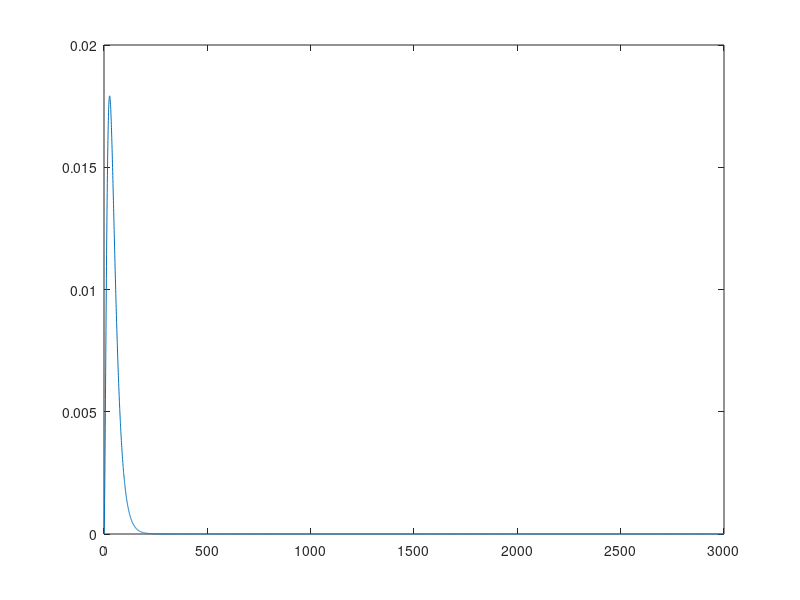
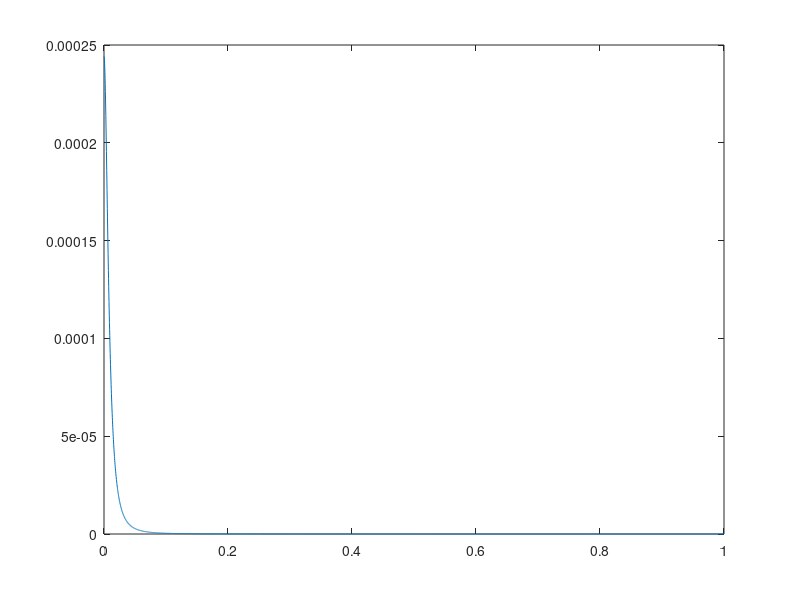
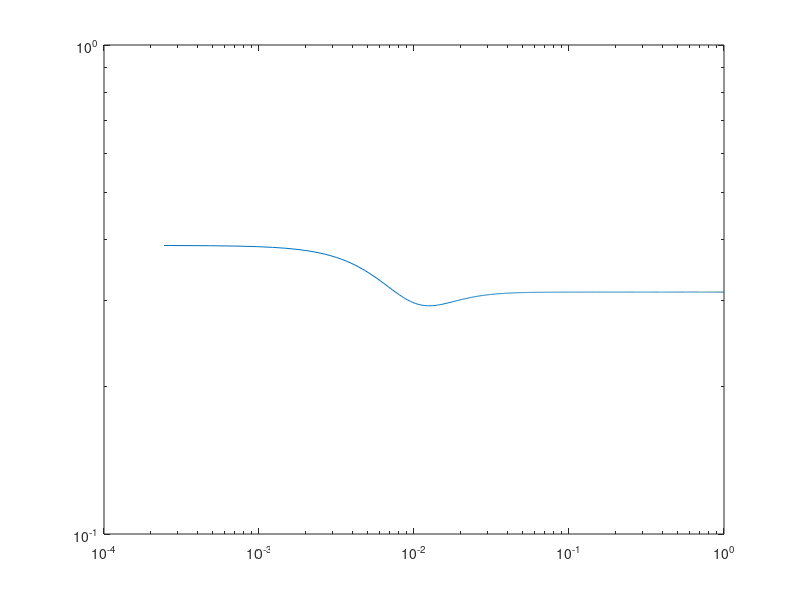
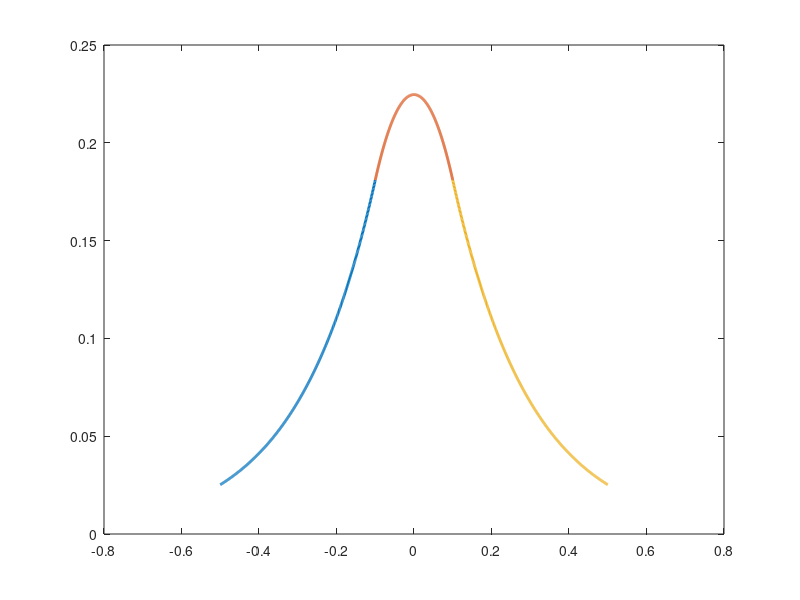

These charts were generated, in order, by the following MATLAB code: (Note: this script raises an error after producing the figures.)
% Solutions of the Krausz-Naka model of photoreceptor cell/horizontal cell
% interactions in the catfish retina. This first bit computes responses to
% steady inputs, and the later bits compute the frequency response.

clear all
close all
clc

% Work in time units of milliseconds
lh = 0.267;                     % The space constant of electrical diffusion in the horizontal cell layer
A = 3000;
tau = 24.8;
t0 = 0.022;

% First, set up k and khat. We do this by taking the inverse Fourier
% transform of the function k(t), which is given in the text. We plot k(t)
% just for fun, to make sure it looks OK

Fs = 2;              % sampling frequency
t = 0:1/Fs:3000;             % time vector
L = length(t);              % signal length

k = (3/tau)*exp(-(t-t0)/tau).*(1 - exp(-(t-t0)/tau) ).^2;   % From the Krausz-Naka paper.
figure(1)
plot(t,k)

n = 2^nextpow2(L);          % Extend sample length and pad with zeros
khat = fft(k,n)/n;          % Take the FFT.
f = Fs*(0:(n/2))/n;         % Define the frequencies for the frequency domain
figure(2)
plot(f,abs(khat(1:n/2+1)))

% Once we know the FT of k, we can then calculate alpha(w).
alpha = (1 + A*khat).^0.5/lh;
alpha0 = (1+A*khat(1))^0.5/lh;      % The zero frequency value of alpha
fullfield = 1/(alpha0^2*lh^2)

%% Computation of the frequency response of the bar/field ratio at x=0
R = 0.1;           % Make the spot small
x = 0;

F = (2 - exp(-alpha.*(x+R)) - exp(alpha.*(x-R)));
ratio = F/2;

figure(3)
loglog(f,abs(ratio(1:n/2+1)))

%% Response to a steady bar of width 2R, by direct calculation and then by convolution. Plot on same graph, to compare

% To get a steady response, choose alpha to be the value at 0 frequency. So
% use alpha0 here.

R = 0.1;                            % A reasonably wide bar, but not too wide
upper = 5*R;
lower = upper;

% Calculate the bar response in three pieces, just for convenience. To the
% left of the bar, inside the bar, and then to the right of the bar.
x1 = linspace(-lower,-R,500);
G1 = (1/(2*alpha0*alpha0*lh*lh))*(exp(alpha0*(x1+R)) - exp(-alpha0*abs(R-x1)));
figure(4)
plot(x1,G1,'LineWidth',2)
hold on

x2 = linspace(-R,R,500);
G2 = (1/(2*alpha0*alpha0*lh*lh))*( 2 - (exp(alpha0*(x2-R)) + exp(-alpha0*(x2+R)) ) );
plot(x2,G2,'LineWidth',2)

x3 = linspace(R,upper,500);
G3 = (1/(2*alpha0*alpha0*lh*lh))*(exp(alpha0*(R-x3)) - exp(-alpha0*(x3+R)));
plot(x3,G3,'LineWidth',2)

% Now do the response by convolution

p = @(x) heaviside(x+R).*heaviside(R-x);    % The stimulus. Redefine as needed
gg = @(x) (1/(2*alpha0*lh*lh))*exp(-alpha0*abs(x));   % The Green's function
x = linspace(-2*lower,2*upper,500);
dx=x(2)-x(1);

% Use the built-in Matlab convolution function, which is faster than doing the integral directly.
% But be careful, as this can generate edge effects (as it doesn't always correspond to an integral on
% a domain that is large enough), and it also goes weird as R gets large; it 
% doesn't pick up sharp edges very well, and the edges get sharper as R
% gets larger.
cc = conv(p(x),gg(x),'same')*dx;  

plot(x,cc,'k--','LineWidth',2)
hold off

% Now check that the ratio of the bar/field response (computed directly by
% solving the differential equations) is the same as that given by the
% frequency response

bar_response = G2(250);  % Take the midpoint of the bar response, to get the value at x=0.
fprintf('direct solution gives the bar/field ratio as %d\n\n',bar_response/fullfield);
fprintf('the frequency response gives the bar/field ratio as %d\n\n',abs(ratio(1)));
